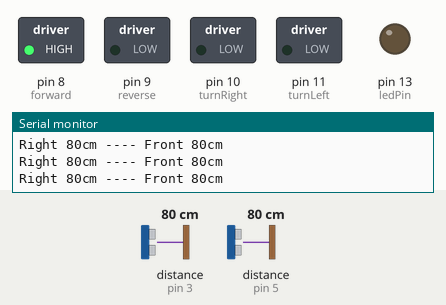
Recording of a sketch running on a simulated Arduino Uno, built with avr-gcc and run on an emulated ATmega328P. On the bench: switched loads named in the sketch (green lamp = pin HIGH), output pins drawn as LEDs (lit = HIGH), the last lines printed to the serial monitor. Wiring (inferred from the names in the program): 2 × ultrasonic range finder: trigger pin 2, echo pin 3 / trigger pin 4, echo pin 5. Dashed ring = blinking. The test bench sets the inputs (shaded band); at power-on: distance to the obstacle (sensors on pin 3, pin 5) 80 cm. The echo pulse lasts 58.3 µs per cm; pins used as bus, display or sensor lines are not drawn.

Above: at 0.98 s.
1.3 s: distance to the obstacle (sensor on pin 3) set to 35 cm
At 2.8 s:
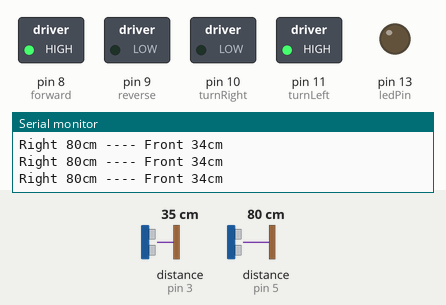
3.1 s: distance to the obstacle (sensor on pin 5) set to 23 cm
4.6 s: distance to the obstacle (sensor on pin 5) set to 19 cm
At 5.8 s:
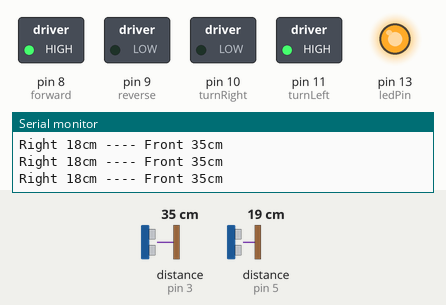
6.2 s: distance to the obstacle (sensor on pin 3) set to 46 cm
7.7 s: distance to the obstacle (sensor on pin 3) set to 53 cm
At 7.97 s:
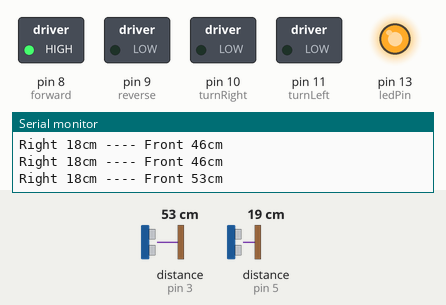
10.7 s: distance to the obstacle (sensor on pin 3) set to 27 cm
At 11.5 s:
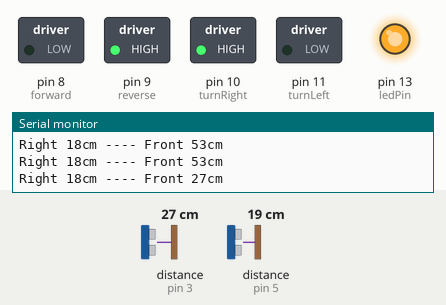
Timing chart, 0 to 14.7 s (numbered marks = the images above; inputs shaded):
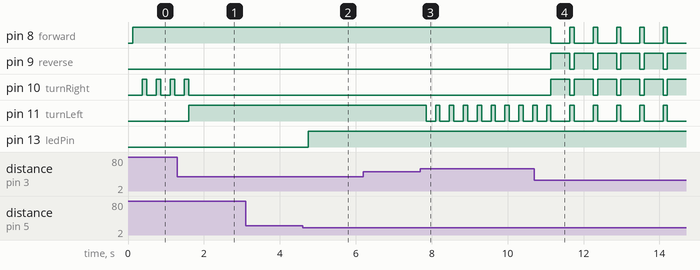

Measured:
- the behaviour switches between 21 and 20 cm on distance to the obstacle (sensor on pin 5) (found by bisection; images 1 and 2)
- the behaviour switches between 49 and 50 cm on distance to the obstacle (sensor on pin 3) (found by bisection; images 2 and 3)
- after the input at 1.3 s, pin 10 (turnRight): goes on until 1.6 s, then stays LOW; pin 11 (turnLeft): LOW → HIGH after 0.30 s
- after the input at 4.6 s, pin 13 (ledPin): LOW → HIGH after 0.15 s
- after the input at 7.7 s, pin 11 (turnLeft): alternates HIGH for 0.12 s and LOW for 0.25 s, starting after 0.15 s
- after the input at 10.7 s, pin 8 (forward): alternates HIGH for 0.11 s and LOW for 0.50 s, starting after 0.44 s; pin 9 (reverse), pin 10 (turnRight): alternates HIGH for 0.50 s and LOW for 0.11 s, starting after 0.44 s
- by itself, pin 10 (turnRight): alternates HIGH for 0.12 s and LOW for 0.25 s

The sketch:

beetleduino_speed_reduced.pde
```cpp
/***************************************************/
/////////////////////////////////////////////////////
///    Beetleduino (Speed reduced)                ///
///                                               ///
///    by Lutz Michaelis, June 2011               ///
///    http://www.roboter-selbstgebaut.com        ///
///                                               ///
///    This code is in the public domain.         ///
///                                               ///
///                                               ///
/////////////////////////////////////////////////////
/***************************************************/
/////////////////////////////////////
// setup the output and input pins
/////////////////////////////////////
int frontPing = 2;      // initialize front sensor
int frontEcho = 3;      // initialize front echo
int rightPing = 4;      // initialize right sensor
int rightEcho = 5;      // initialize right echo
int ledPin = 13;        // some lights
int front_distance;     // front distance in centimeter
int right_distance;     // right distance in centimeter
//////////////////////////////////
// setup output for motor pins
//////////////////////////////////
int forward = 8;        // drive forward
int reverse = 9;        // drive reverse
int turnRight = 10;     // steer right
int turnLeft = 11;      // steer left
//////////////////////////////////////////////////////////////////////////////////////////////////////////
// initialize the ultra sound sensor and calculate the distance in centimeter (see description below)
//////////////////////////////////////////////////////////////////////////////////////////////////////////

  // According to Parallax's datasheet for the PING))), there are
  // 73.746 microseconds per inch (i.e. sound travels at 1130 feet per
  // second).  This gives the distance travelled by the ping, outbound
  // and return, so we divide by 2 to get the distance of the obstacle.
  // See: http://www.parallax.com/dl/docs/prod/acc/28015-PING-v1.3.pdf

long microsecondsToCentimeters(long microseconds)
{
  // The speed of sound is 340 m/s or 29 microseconds per centimeter.
  // The ping travels out and back, so to find the distance of the
  // object we take half of the distance travelled.
  return microseconds / 29 / 2;
}
////////////////////////////////////////////////////////////////////
// functions for driving and steering
////////////////////////////////////////////////////////////////////

void straight_forward(){          // nothing in front and perfect in line :-)
    digitalWrite(forward, HIGH);
    digitalWrite(reverse, LOW);
    digitalWrite(turnLeft, LOW);
    digitalWrite(turnRight,LOW);
}

void incoming(){                  // obstacle incoming steer a little bit to the left but do not reduce speed
    digitalWrite(forward, HIGH);
    digitalWrite(reverse, LOW);
    digitalWrite(turnLeft, HIGH);
    digitalWrite(turnRight, LOW);
}

void left_drift_turn(){          // danger of very near obstacle- reverse engine, steer right then steer left and g forward
    digitalWrite(forward, LOW);
    digitalWrite(reverse, HIGH);
    digitalWrite(turnLeft, LOW);
    digitalWrite(turnRight,HIGH);
    delay(500);
    digitalWrite(turnLeft, HIGH);
    digitalWrite(turnRight, LOW);
    digitalWrite(forward, HIGH);
    digitalWrite(reverse, LOW);
}

void left_turn(){                // to close to the wall, steer left
    digitalWrite(ledPin, HIGH);
    digitalWrite(turnLeft, HIGH);
    digitalWrite(turnRight, LOW);
}

void right_turn(){              // wall on the right side to far away, steer right
    digitalWrite(ledPin, LOW);
    digitalWrite(turnRight, HIGH);
    digitalWrite(turnLeft, LOW);
}

void setup() {
  // initialize serial communication for testing and debugging
  Serial.begin(9600);

  pinMode(ledPin, OUTPUT);     // some light
  pinMode(forward, OUTPUT);    // pin forward
  pinMode(reverse, OUTPUT);    // pin reverse
  pinMode(turnRight, OUTPUT);  // pin steer right
  pinMode(turnLeft, OUTPUT);   // pin steer left

}
// ok here we go...the race can start
void loop()
{
//////////////////////////////////////////////////
// variables for duration of the front ping,
//////////////////////////////////////////////////
  long front_duration;
  pinMode(frontPing, OUTPUT);
  digitalWrite(frontPing, LOW);
  delayMicroseconds(2);
  digitalWrite(frontPing, HIGH);
  delayMicroseconds(10);
  digitalWrite(frontPing, LOW);

  pinMode(frontEcho, INPUT);
  front_duration = pulseIn(frontEcho, HIGH);
/////////////////////////////////////////////////
// store the distance in front (in centimeter)
/////////////////////////////////////////////////
  front_distance = microsecondsToCentimeters(front_duration);
/////////////////////////////////////////////////////////////////////////
// now wait 10ms that the next ping of the right sensor is not jammed
////////////////////////////////////////////////////////////////////////
  delay(10);
  //////////////////////////////////////////////////////
  // variables for duration of the right ping,
  //////////////////////////////////////////////////////
  long right_duration;
  pinMode(rightPing, OUTPUT);
  digitalWrite(rightPing, LOW);
  delayMicroseconds(2);
  digitalWrite(rightPing, HIGH);
  delayMicroseconds(10);
  digitalWrite(rightPing, LOW);

  pinMode(rightEcho, INPUT);
  right_duration = pulseIn(rightEcho, HIGH);
////////////////////////////////////////////////////////////
// store the distance to the right side  (in centimeter)
///////////////////////////////////////////////////////////
  right_distance = microsecondsToCentimeters(right_duration);
///////////////////////////////////////////////////////////////////////////////////////////////
// serial communication - un-comment them to read the values of the front and right sensor
///////////////////////////////////////////////////////////////////////////////////////////////

  Serial.print("Right ");
  Serial.print(right_distance); // in centimeter
  Serial.print("cm ---- ");
  Serial.print("Front ");
  Serial.print(front_distance); // in centimeter
  Serial.print("cm");
  Serial.println();

  delay(100);

///////////////////////////////////////////////////////////////////////////////////////////////////////////////////////////////
// here is the important stuff. Decisions what to do during driving and what to do if sensor values reach a specific point
///////////////////////////////////////////////////////////////////////////////////////////////////////////////////////////////
  if (front_distance < 50 && front_distance > 30)  // oh, there is an obstacle in my path but no need to panic it's still not in the danger zone, just steer to the left to avoid a crash
  {
    incoming();
  }
  else if (front_distance < 30 && front_distance >20)  // panic, there is something coming and already very close. try to drift by shortly reverse the engine and then go forward again
  {
    left_drift_turn();
  }
  else
  {
    straight_forward();  // everything is fine, nothing in front, right the wall is in the right distance...full trottle ;-)
    delay(250);
  }

  if (right_distance < 20)  // why is that wall on the right coming closer? Steer a little bit to the left.
  {
    left_turn();
  }
  else if (right_distance > 30 && front_distance > 50)  // Panic again, where is my wall, i am a wall racer and there is no wall. Steer to the right to find the wall again.
  {
    right_turn();
  }

}
```
